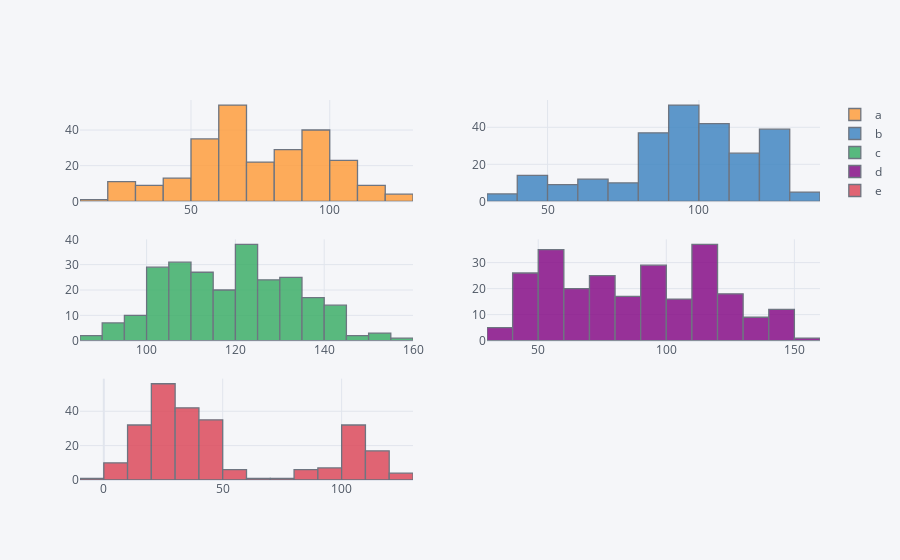

This figure's notebook cell:
### Code cell
plyo.iplot(
    df.iplot(kind='hist',  
             subplots=True,  
             bins=15,  
             asFigure=True),
    image='png',
    filename='ply_03'
)

### Figure 1 — Plotly figure (JSON) as saved in the notebook; plotly's stock layout.template omitted (floating-point values rounded to 4 significant figures; data arrays with more than 128 entries replaced by an {"elided": "..."} marker saying what was removed)
{"data": [{"opacity": 0.8, "name": "a", "yaxis": "y", "histnorm": "", "xaxis": "x", "nbinsx": 15, "histfunc": "count", "marker": {"color": "rgba(255, 153, 51, 1.0)", "line": {"color": "#4D5663", "width": 1.3}}, "x": {"elided": "250 float values"}, "type": "histogram", "orientation": "v"}, {"opacity": 0.8, "name": "b", "yaxis": "y2", "histnorm": "", "xaxis": "x2", "nbinsx": 15, "histfunc": "count", "marker": {"color": "rgba(55, 128, 191, 1.0)", "line": {"color": "#4D5663", "width": 1.3}}, "x": {"elided": "250 float values"}, "type": "histogram", "orientation": "v"}, {"opacity": 0.8, "name": "c", "yaxis": "y3", "histnorm": "", "xaxis": "x3", "nbinsx": 15, "histfunc": "count", "marker": {"color": "rgba(50, 171, 96, 1.0)", "line": {"color": "#4D5663", "width": 1.3}}, "x": {"elided": "250 float values"}, "type": "histogram", "orientation": "v"}, {"opacity": 0.8, "name": "d", "yaxis": "y4", "histnorm": "", "xaxis": "x4", "nbinsx": 15, "histfunc": "count", "marker": {"color": "rgba(128, 0, 128, 1.0)", "line": {"color": "#4D5663", "width": 1.3}}, "x": {"elided": "250 float values"}, "type": "histogram", "orientation": "v"}, {"opacity": 0.8, "name": "e", "yaxis": "y5", "histnorm": "", "xaxis": "x5", "nbinsx": 15, "histfunc": "count", "marker": {"color": "rgba(219, 64, 82, 1.0)", "line": {"color": "#4D5663", "width": 1.3}}, "x": {"elided": "250 float values"}, "type": "histogram", "orientation": "v"}], "layout": {"xaxis": {"tickfont": {"color": "#4D5663"}, "domain": [0, 0.45], "title": {"text": "", "font": {"color": "#4D5663"}}, "showgrid": true, "zerolinecolor": "#E1E5ED", "gridcolor": "#E1E5ED", "anchor": "y"}, "title": {"font": {"color": "#4D5663"}}, "paper_bgcolor": "#F5F6F9", "xaxis5": {"tickfont": {"color": "#4D5663"}, "domain": [0, 0.45], "title": {"text": "", "font": {"color": "#4D5663"}}, "showgrid": true, "zerolinecolor": "#E1E5ED", "gridcolor": "#E1E5ED", "anchor": "y5"}, "plot_bgcolor": "#F5F6F9", "xaxis4": {"tickfont": {"color": "#4D5663"}, "domain": [0.55, 1], "title": {"text": "", "font": {"color": "#4D5663"}}, "showgrid": true, "zerolinecolor": "#E1E5ED", "gridcolor": "#E1E5ED", "anchor": "y4"}, "xaxis3": {"tickfont": {"color": "#4D5663"}, "domain": [0, 0.45], "title": {"text": "", "font": {"color": "#4D5663"}}, "showgrid": true, "zerolinecolor": "#E1E5ED", "gridcolor": "#E1E5ED", "anchor": "y3"}, "xaxis2": {"tickfont": {"color": "#4D5663"}, "domain": [0.55, 1], "title": {"text": "", "font": {"color": "#4D5663"}}, "showgrid": true, "zerolinecolor": "#E1E5ED", "gridcolor": "#E1E5ED", "anchor": "y2"}, "yaxis": {"tickfont": {"color": "#4D5663"}, "domain": [0.7333, 1], "title": {"text": "", "font": {"color": "#4D5663"}}, "showgrid": true, "zerolinecolor": "#E1E5ED", "gridcolor": "#E1E5ED", "anchor": "x"}, "barmode": "overlay", "yaxis2": {"tickfont": {"color": "#4D5663"}, "domain": [0.7333, 1], "title": {"text": "", "font": {"color": "#4D5663"}}, "showgrid": true, "zerolinecolor": "#E1E5ED", "gridcolor": "#E1E5ED", "anchor": "x2"}, "yaxis3": {"tickfont": {"color": "#4D5663"}, "domain": [0.3667, 0.6333], "title": {"text": "", "font": {"color": "#4D5663"}}, "showgrid": true, "zerolinecolor": "#E1E5ED", "gridcolor": "#E1E5ED", "anchor": "x3"}, "yaxis4": {"tickfont": {"color": "#4D5663"}, "domain": [0.3667, 0.6333], "title": {"text": "", "font": {"color": "#4D5663"}}, "showgrid": true, "zerolinecolor": "#E1E5ED", "gridcolor": "#E1E5ED", "anchor": "x4"}, "yaxis5": {"tickfont": {"color": "#4D5663"}, "domain": [0, 0.2667], "title": {"text": "", "font": {"color": "#4D5663"}}, "showgrid": true, "zerolinecolor": "#E1E5ED", "gridcolor": "#E1E5ED", "anchor": "x5"}, "legend": {"bgcolor": "#F5F6F9", "font": {"color": "#4D5663"}}}}
